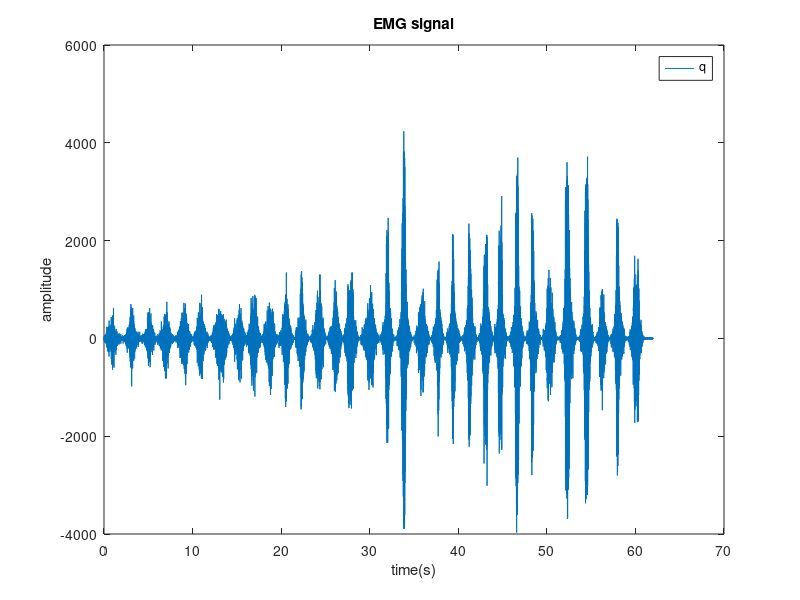

Write the MATLAB code that produced this figure. (Note: this script raises an error after producing the figure.)
%% frequcy features
clc
clear
close all
%% load data
load('sample.mat')
data=datablock1.data;
Fs=sampfreq;
ch_name = ["quadro rectus femoris", "quadro vastus femoris M",  "quadro vastus femoris L", "biceps femoirs"];
figure(1)
t=(1:1:size(data,1))/Fs;
plot(t,data(:,1))
title('EMG signal')
xlabel("time(s)")
ylabel("amplitude")
legend(ch_name(1))
%% signal preoprocessing
%50 Hz notch filter 
WL=48*2/Fs;
WU=52*2/Fs;
Wn=[WL,WU];           % frequency band
n=4;                  % butterworth order
type='stop';
[b,a]= butter(n,Wn,type);
% 100 Hz  notch filter
WL=98*2/Fs;
WU=102*2/Fs;
Wn=[WL,WU];
n=4;                  % butterworth order
[b2,a2]= butter(n,Wn,type);

% 200 Hz notch filter
WL=198*2/Fs;
WU=202*2/Fs;
Wn=[WL,WU];
n=4;                   % butterworth order
[b3,a3]= butter(n,Wn,type);
%% frequncy feature
figure(2)
img=imread('FreqFeat.JPG');
imshow(img)
wt = 2;    % 2 second window
window = wt*Fs;
for i=1:channels
    filtered_signal_1=filter(b,a,data(:,i));
    filtered_signal_2=filter(b2,a2,filtered_signal_1);
    filtered_signal=filter(b3,a3,filtered_signal_2);
    for j=1:length(filtered_signal)/window
        S=filtered_signal((j-1)*window+1:j*window);
        L=length(S);
        NFFT=2^nextpow2(L);
        FFT=fft(S,NFFT);
        freq=Fs/2*linspace(0,1,NFFT/2+1);
        abs_FFT=abs(FFT(1:NFFT/2+1));
%         mean frequency
        MNF(i,j)=(freq*abs_FFT)/sum(abs_FFT);
%         median frequency
        c=0;
        for k=1:size(freq,2)
            if c< sum(abs_FFT)/2
                c=c+abs_FFT(k);
            elseif c> sum(abs_FFT)/2
                MDF(i,j)=freq(k);
                break
            end
        end
%        peak frequency
        [amp loc]=max(abs_FFT);
        PF(i,j)=freq(loc);
%         total power
        power(i,j)=sum(abs_FFT);
    end
    
end
%% ploting features
t = 1:wt:size(MNF,2)*wt;

figure(3)
for i=1:channels
    plot(t, MNF(i,:))
    hold on
end
xlabel("time(s)")
ylabel("frequency(Hz)")
legend(ch_name)
title ('mean freuency feature')

figure(4)
for i=1:channels
    plot(t, MDF(i,:))
    hold on
end
xlabel("time(s)")
ylabel("frequency(Hz")
legend(ch_name)
title ('Median frequency feature')


figure(5)

for i=1:4
    subplot(4,1,i)
    bar(t,PF(i,:))
    ylabel("frequency(Hz)")
    legend(ch_name(i))
end

xlabel("time(s)")
subplot(4,1,1)
title ('peak frequency feature')

figure(6)
for i=1:channels
    plot(t, power(i,:))
    hold on
end
xlabel("time(s)")
ylabel("magnitude")
legend(ch_name)
title ('power of EMG signal')
%% save features
feature=[];
feature(1:4,:)= MNF;
feature(5:8,:)= MDF;
feature(9:12,:)= PF;
feature(13:16,:)= power;

writematrix(feature,'extracted_features.xlsx','Sheet',1)